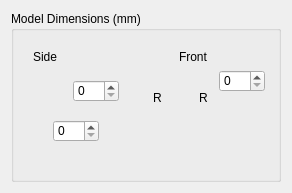
         <widget class="QWidget" name="tab_6">
          <attribute name="title">
           <string>Cap</string>
          </attribute>
          <layout class="QVBoxLayout" name="verticalLayout_14">
           <item>
            <widget class="QGroupBox" name="groupBox_9">
             <property name="title">
              <string>Model Dimensions (mm)</string>
             </property>
             <layout class="QHBoxLayout" name="horizontalLayout_15">
              <item>
               <widget class="QWidget" name="widget" native="true">
                <property name="minimumSize">
                 <size>
                  <width>140</width>
                  <height>130</height>
                 </size>
                </property>
                <widget class="QLabel" name="label_46">
                 <property name="geometry">
                  <rect>
                   <x>20</x>
                   <y>50</y>
                   <width>111</width>
                   <height>81</height>
                  </rect>
                 </property>
                 <property name="text">
                  <string/>
                 </property>
                 <property name="pixmap">
                  <pixmap resource="ftnoir_tracker_pt.qrc">:/Resources/cap_side.png</pixmap>
                 </property>
                </widget>
                <widget class="QSpinBox" name="cap_height_spin">
                 <property name="geometry">
                  <rect>
                   <x>30</x>
                   <y>80</y>
                   <width>46</width>
                   <height>22</height>
                  </rect>
                 </property>
                 <property name="maximum">
                  <number>999</number>
                 </property>
                </widget>
                <widget class="QLabel" name="label_54">
                 <property name="geometry">
                  <rect>
                   <x>130</x>
                   <y>50</y>
                   <width>16</width>
                   <height>16</height>
                  </rect>
                 </property>
                 <property name="text">
                  <string>R</string>
                 </property>
                </widget>
                <widget class="QLabel" name="label_48">
                 <property name="geometry">
                  <rect>
                   <x>10</x>
                   <y>10</y>
                   <width>46</width>
                   <height>13</height>
                  </rect>
                 </property>
                 <property name="text">
                  <string>Side</string>
                 </property>
                </widget>
                <widget class="QSpinBox" name="cap_length_spin">
                 <property name="geometry">
                  <rect>
                   <x>50</x>
                   <y>40</y>
                   <width>46</width>
                   <height>22</height>
                  </rect>
                 </property>
                 <property name="maximum">
                  <number>999</number>
                 </property>
                </widget>
               </widget>
              </item>
              <item>
               <widget class="QWidget" name="widget_2" native="true">
                <property name="sizePolicy">
                 <sizepolicy hsizetype="Minimum" vsizetype="Minimum">
                  <horstretch>0</horstretch>
                  <verstretch>0</verstretch>
                 </sizepolicy>
                </property>
                <property name="minimumSize">
                 <size>
                  <width>100</width>
                  <height>130</height>
                 </size>
                </property>
                <widget class="QLabel" name="label_49">
                 <property name="geometry">
                  <rect>
                   <x>10</x>
                   <y>10</y>
                   <width>46</width>
                   <height>13</height>
                  </rect>
                 </property>
                 <property name="text">
                  <string>Front</string>
                 </property>
                </widget>
                <widget class="QLabel" name="label_55">
                 <property name="geometry">
                  <rect>
                   <x>30</x>
                   <y>50</y>
                   <width>16</width>
                   <height>16</height>
                  </rect>
                 </property>
                 <property name="text">
                  <string>R</string>
                 </property>
                </widget>
                <widget class="QLabel" name="label_47">
                 <property name="geometry">
                  <rect>
                   <x>10</x>
                   <y>50</y>
                   <width>81</width>
                   <height>81</height>
                  </rect>
                 </property>
                 <property name="text">
                  <string/>
                 </property>
                 <property name="pixmap">
                  <pixmap resource="ftnoir_tracker_pt.qrc">:/Resources/cap_front.png</pixmap>
                 </property>
                </widget>
                <widget class="QSpinBox" name="cap_width_spin">
                 <property name="geometry">
                  <rect>
                   <x>50</x>
                   <y>30</y>
                   <width>46</width>
                   <height>22</height>
                  </rect>
                 </property>
                 <property name="maximum">
                  <number>999</number>
                 </property>
                </widget>
               </widget>
              </item>
             </layout>
            </widget>
           </item>
          </layout>
         </widget>
